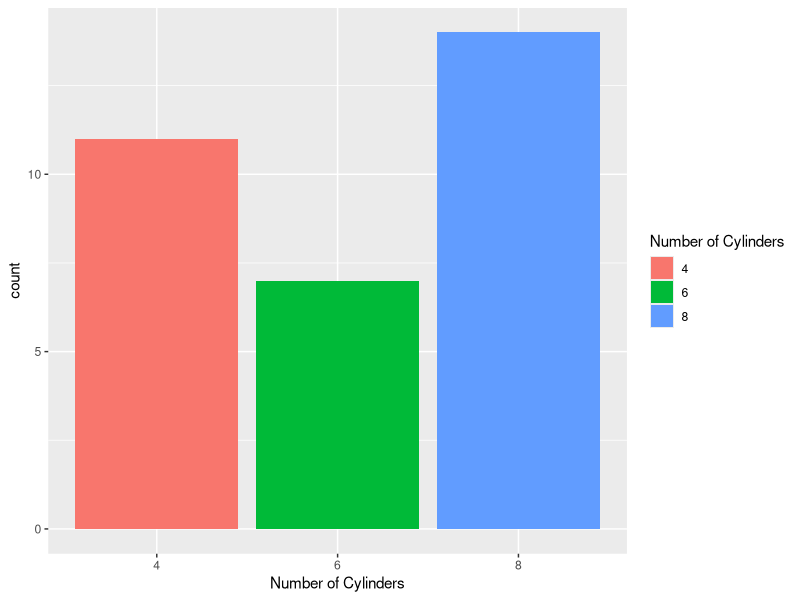
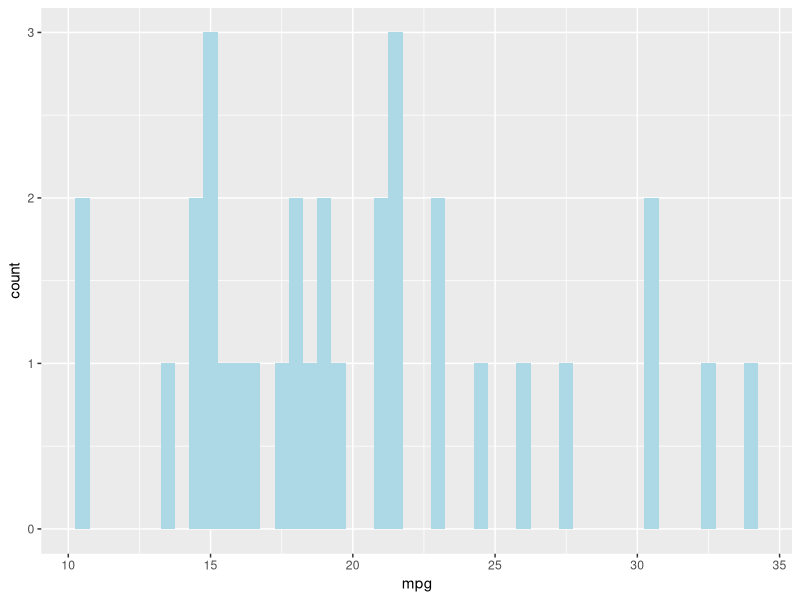
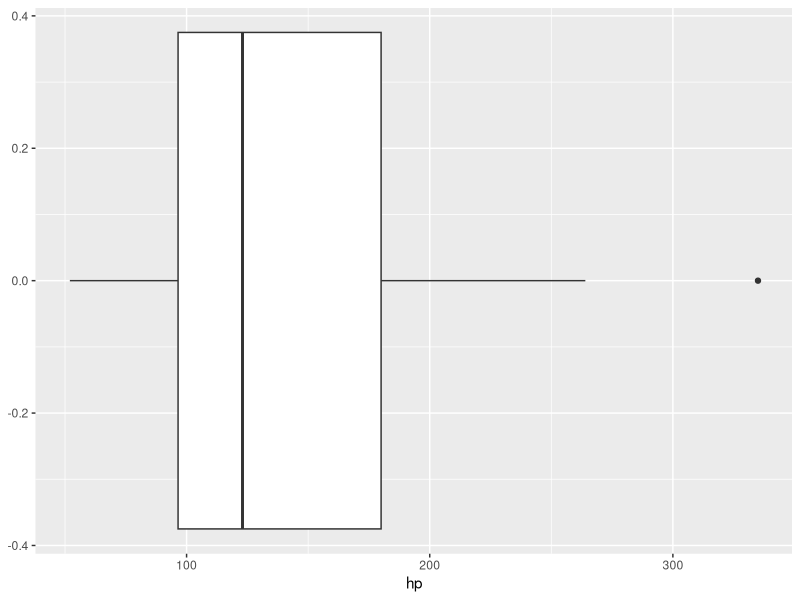
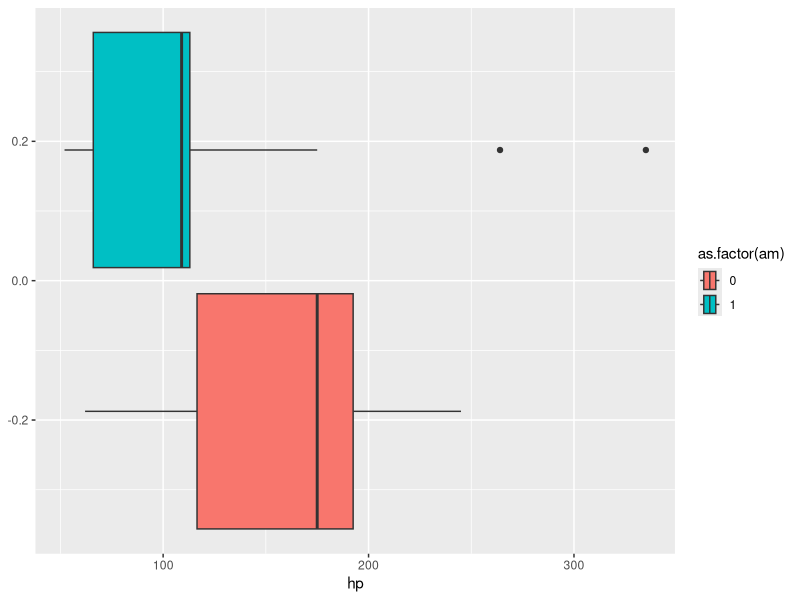
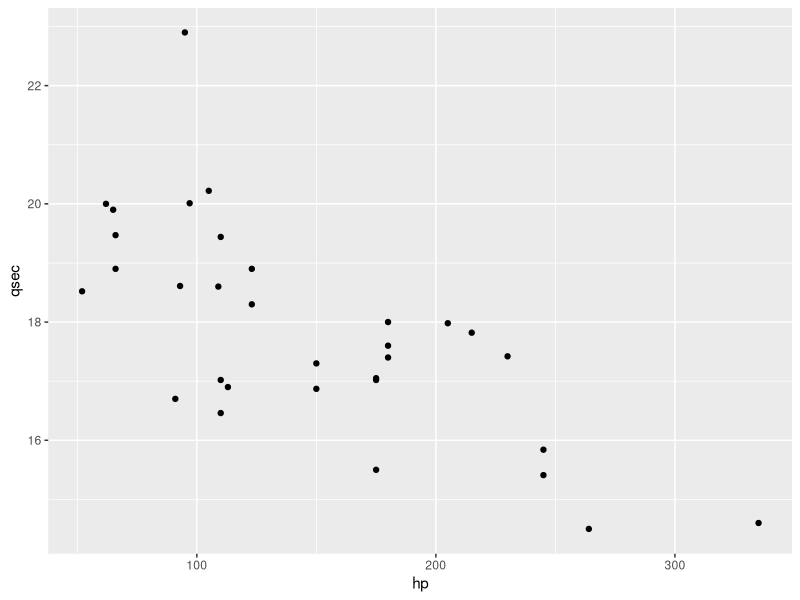

The R script that drew these images, in order:
## ---- chunk 1
# save in our environment
mtcars <- mtcars
print(head(mtcars))
## ---- chunk 2
table(mtcars$cyl)
## ---- chunk 3
mode <- function(x) {
  names(sort(-table(x)))[1]
}

mode(mtcars$cyl)
## ---- chunk 4
library(tidyverse)
## ---- chunk 5
ggplot(data = mtcars, aes(x=as.factor(cyl)))+
  geom_bar(aes(fill=as.factor(cyl)))+
  labs(x="Number of Cylinders", 
       fill = "Number of Cylinders")
## ---- chunk 6
ggplot(data=mtcars)+
  geom_histogram(aes(x=mpg), fill="lightblue", binwidth=0.5)
## ---- chunk 7
mtcars %>% 
  count(cut_width(mpg, 0.5))
## ---- chunk 8
ggplot(data=mtcars, aes(x=hp))+
  geom_boxplot()
## ---- chunk 9
# mean with the 300 hp
mean(mtcars$hp)
# mean without 300 hp
mean(mtcars$hp[mtcars$hp < 300])
## ---- chunk 10
ggplot(data=mtcars, aes(x=hp))+
  geom_boxplot(aes(fill=as.factor(am)))
## ---- chunk 11
    mtcars <- mtcars %>%
      mutate(
        Q1 = quantile(hp, 0.25),      # 25th percentile
        Q3 = quantile(hp, 0.75),      # 75th percentile
        IQR = Q3 - Q1,                 # Interquartile range
        lower_bound = Q1 - 1.5 * IQR,  # lower cutoff
        upper_bound = Q3 + 1.5 * IQR,  # upper cutoff
        outlier_iqr = ifelse(hp < lower_bound | hp > upper_bound, 1, 0)
      )

    print(mtcars %>% filter(outlier_iqr == 1))
## ---- chunk 12
    mtcars <- mtcars %>%
      mutate(zscore_hp = as.numeric(scale(hp)),
             outlier_zscore = ifelse(abs(zscore_hp) > 2, 1, 0))

    print(mtcars %>% filter(outlier_zscore == 1))
## ---- chunk 13
    mtcars <- mtcars %>%
      mutate(
        outlier_pct = ifelse(hp > quantile(hp, 0.95), 1, 0)
      )

    print(mtcars %>% filter(outlier_pct == 1))
## ---- chunk 14
scatter <- ggplot(data = mtcars,
                  aes(x = hp, 
                      y = qsec))+
           geom_point()
print(scatter)
## ---- chunk 15
cov(mtcars$hp, mtcars$qsec)
cor(mtcars$hp, mtcars$qsec)
